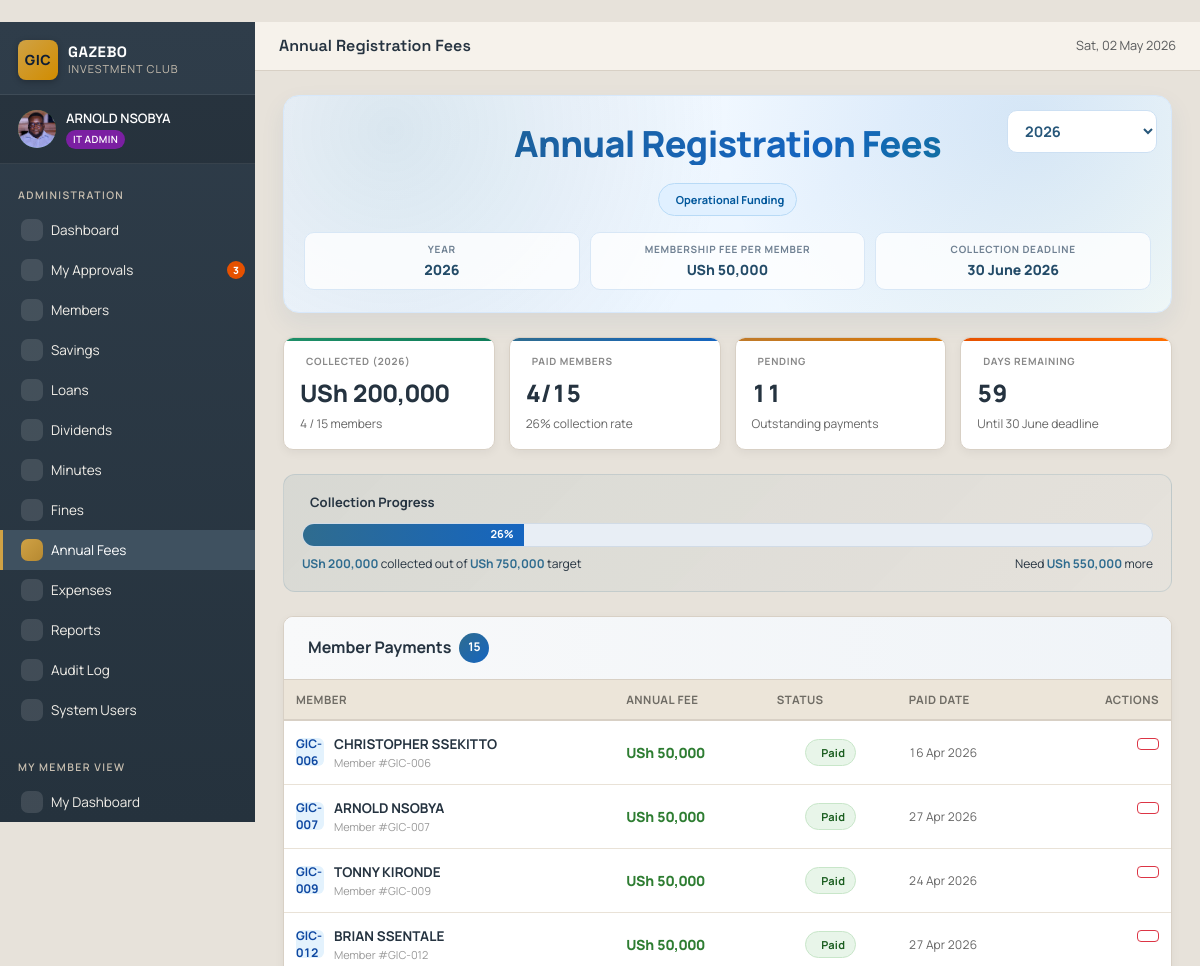
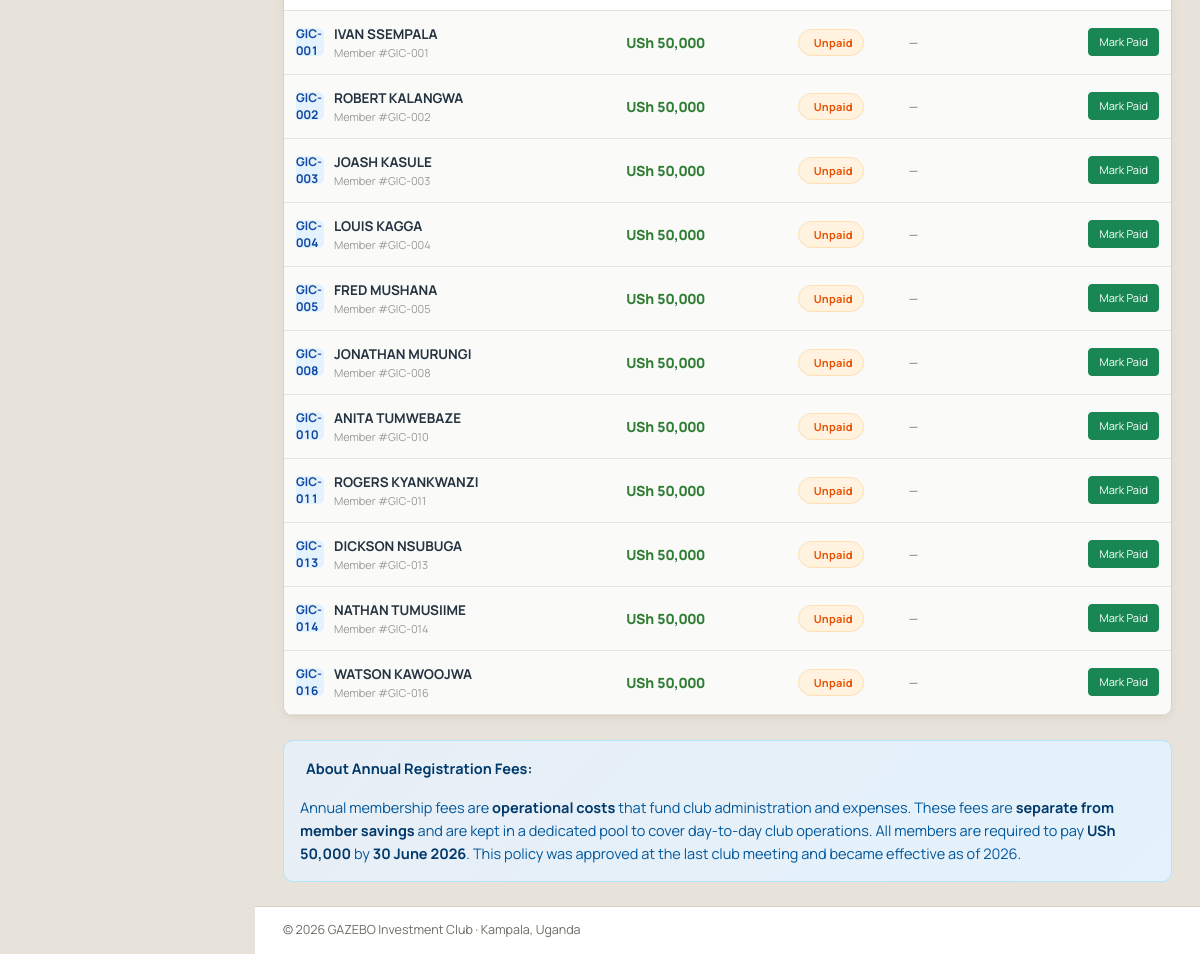
/admin/fees (signed in), run on an earlier commit of the app's database (2 pictures, top to bottom).
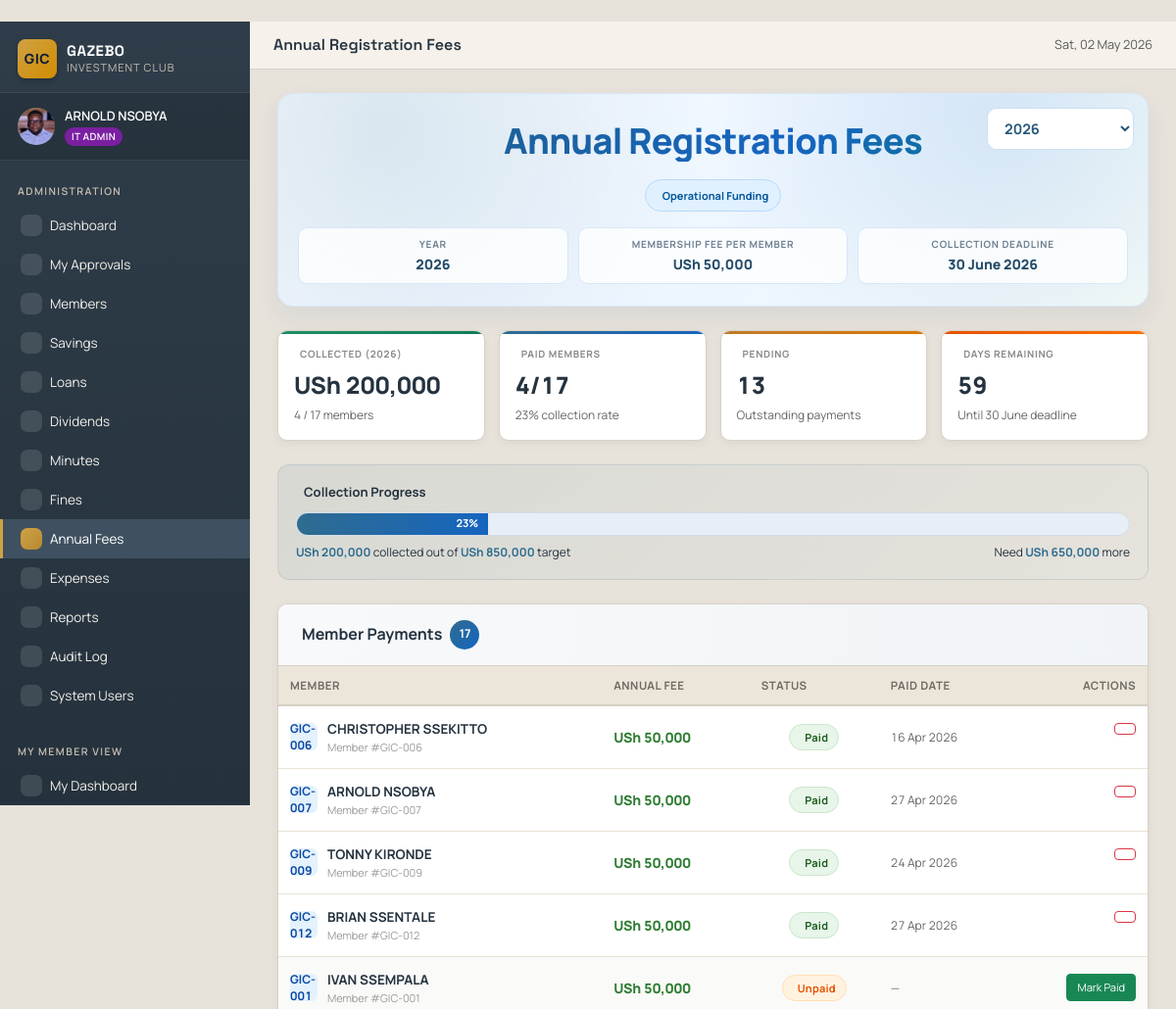
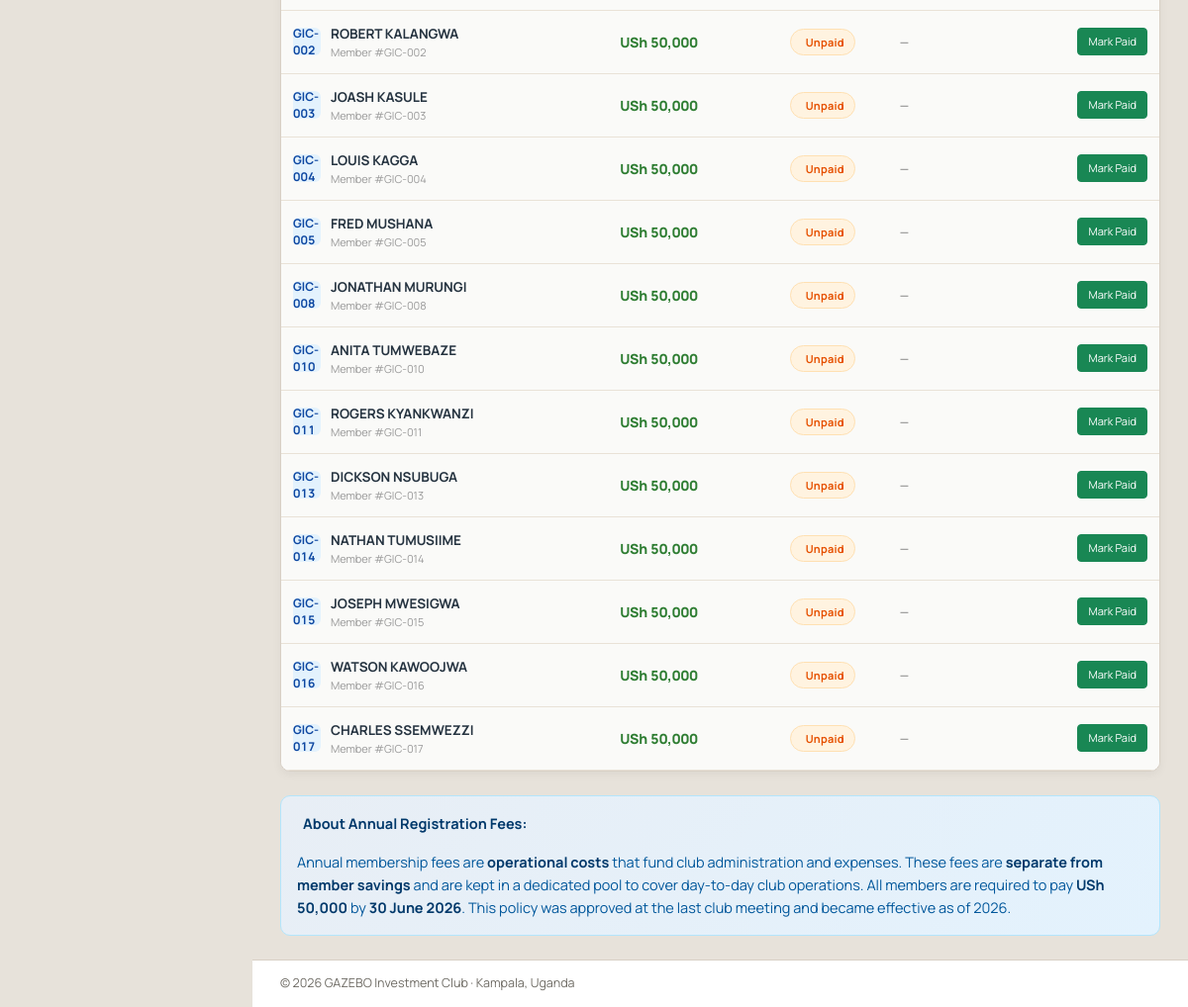
And on a later commit of the database (2 pictures, top to bottom).
### tables this page shows
CREATE TABLE annual_fees (
    id              INTEGER PRIMARY KEY AUTOINCREMENT,
    member_id       INTEGER NOT NULL,
    year            INTEGER NOT NULL,
    amount          INTEGER NOT NULL,
    status          TEXT DEFAULT 'Unpaid',  -- Paid / Unpaid
    paid_date       DATE,
    deadline        DATE,
    notes           TEXT,
    recorded_by     INTEGER,
    created_at      TIMESTAMP DEFAULT CURRENT_TIMESTAMP,
    FOREIGN KEY (member_id) REFERENCES members(id) ON DELETE CASCADE,
    FOREIGN KEY (recorded_by) REFERENCES users(id),
    UNIQUE (member_id, year)
);

CREATE TABLE members (
    id              INTEGER PRIMARY KEY AUTOINCREMENT,
    member_no       TEXT UNIQUE NOT NULL,         -- e.g. GIC-001
    full_name       TEXT NOT NULL,
    phone           TEXT,
    email           TEXT,
    national_id     TEXT,
    district        TEXT DEFAULT 'Kampala',
    address         TEXT,
    next_of_kin     TEXT,
    nok_phone       TEXT,
    role            TEXT NOT NULL DEFAULT 'MEMBER',
    join_date       DATE NOT NULL,
    status          TEXT DEFAULT 'Active',        -- Active / Inactive / Suspended
    photo_url       TEXT,
    notes           TEXT,
    created_at      TIMESTAMP DEFAULT CURRENT_TIMESTAMP,
    updated_at      TIMESTAMP DEFAULT CURRENT_TIMESTAMP
, surname TEXT, first_name TEXT, other_names TEXT, gender TEXT, date_of_birth DATE, nationality TEXT DEFAULT 'Ugandan', marital_status TEXT, tin TEXT, nid_copy_url TEXT, alt_phone TEXT, whatsapp_no TEXT, village_street TEXT, employment_status TEXT, occupation TEXT, employer_business TEXT, monthly_income REAL, monthly_contribution REAL DEFAULT 100000, preferred_pay_date INTEGER, mobile_money_no TEXT, bank_account_no TEXT, share_account_no TEXT, nok_relationship TEXT, nok_address TEXT, nid_copy_approved INTEGER DEFAULT 0, membership_form_url TEXT);

### admin_routes.py (the view)
@bp.route('/fees')
@admin_required
def fees_list():
    db = get_db()
    year = int(request.args.get('year') or date.today().year)
    rows = db.execute(
        """SELECT f.*, m.member_no, m.full_name
             FROM annual_fees f
             JOIN members m ON m.id = f.member_id
            WHERE f.year = ? ORDER BY m.member_no""",
        (year,),
    ).fetchall()
    paid_ids = {r['member_id'] for r in rows}
    pending = db.execute(
        "SELECT * FROM members WHERE status='Active' ORDER BY member_no"
    ).fetchall()
    pending = [m for m in pending if m['id'] not in paid_ids]
    deadline = date(year, 6, 30)
    days_remaining = max(0, (deadline - date.today()).days)
    return render_template('admin/fees_list.html', rows=rows, pending=pending,
                           year=year, fee_amount=Config.ANNUAL_FEE, days_remaining=days_remaining)

### database.py (called while the page is built)
def get_db():
    if 'db' not in g:
        g.db = sqlite3.connect(
            current_app.config['DATABASE_PATH'],
            detect_types=sqlite3.PARSE_DECLTYPES,
        )
        g.db.row_factory = sqlite3.Row
        g.db.execute("PRAGMA foreign_keys = ON;")
    return g.db

### utils.py (called while the page is built)
def fmt_money(amount, with_symbol=True):
    if amount is None:
        amount = 0
    try:
        amount = int(amount)
    except (ValueError, TypeError):
        return str(amount)
    formatted = f"{amount:,}"
    if with_symbol:
        return f"{Config.CURRENCY_SYMBOL} {formatted}"
    return formatted

### templates/admin/fees_list.html (shortened to what the changed rows need)
﻿{% extends "base.html" %}
{% block content %}
{% set total_collected = (rows|length) * fee_amount %}
{% set total_members = rows|length + pending|length %}
{% set collection_pct = (rows|length * 100 // total_members) if total_members > 0 else 0 %}
<div class="fees-header">
  <div class="fees-header-main">
    <h1> Annual Registration Fees</h1>
  </div>
</div>
<div class="stats-section">
  <div class="stat-card-fee success">
    <div class="stat-label-fee"> Collected ({{ year }})</div>
    <div class="stat-value-fee">{{ total_collected|money }}</div>
    <div class="stat-sub-fee">{{ rows|length }} / {{ total_members }} members</div>
  </div>
  <div class="stat-card-fee">
    <div class="stat-label-fee"> Paid Members</div>
    <div class="stat-value-fee">{{ rows|length }}/{{ total_members }}</div>
    <div class="stat-sub-fee">{{ collection_pct }}% collection rate</div>
  </div>
  <div class="stat-card-fee pending">
    <div class="stat-label-fee"> Pending</div>
    <div class="stat-value-fee">{{ pending|length }}</div>
    <div class="stat-sub-fee">Outstanding payments</div>
  </div>
</div>
<div class="progress-section">
  <div class="progress-bar-container">
    <div class="progress-bar-fill" style="width: {{ (collection_pct if collection_pct else 0) }}%">
      {% if collection_pct > 15 %}<span>{{ collection_pct }}%</span>{% endif %}
    </div>
  </div>
  <div class="progress-text">
    <span><strong>{{ total_collected|money }}</strong> collected out of <strong>{{ (total_members * fee_amount)|money }}</strong> target</span>
    <span>Need <strong>{{ ((total_members - rows|length) * fee_amount)|money }}</strong> more</span>
  </div>
</div>
<div class="members-table-section">
  <div class="table-header-enhanced">
    <h2> Member Payments <span class="member-count-badge">{{ total_members }}</span></h2>
  </div>
  {% if total_members > 0 %}
  <div class="table-responsive">
    <table class="fees-table">
      <thead>
        <tr>
          <th>Member</th>
          <th>Annual Fee</th>
          <th>Status</th>
          <th>Paid Date</th>
          <th style="text-align: right;">Actions</th>
        </tr>
      </thead>
      <tbody>
        {% for r in rows %}
        <tr>
          <td>
            <div class="member-badge-col">
              <div class="member-num-badge">{{ r.member_no }}</div>
              <div class="member-info-col">
                <strong>{{ r.full_name }}</strong>
                <small>Member #{{ r.member_no }}</small>
              </div>
            </div>
          </td>
          <td><div class="fee-amount-col">{{ r.amount|money }}</div></td>
          <td>
            <div class="status-badge-col">
              <span class="badge-paid"> Paid</span>
            </div>
          </td>
          <td><div class="date-paid-col">{{ r.paid_date|datefmt if r.paid_date else '-' }}</div></td>
          <td>
            <div class="actions-col">
              {% if session.role in ('IT_ADMIN', 'SECRETARY', 'TREASURER', 'CHAIRMAN') %}
              <form method="post" action="{{ url_for('admin.fees_delete', fee_id=r.id) }}" style="display:inline;" onsubmit="return confirm('Delete this payment record? This cannot be undone.');">
                <button type="submit" class="btn btn-sm btn-outline-danger" title="Delete payment record"></button>
              </form>
              {% else %}
              <span class="text-muted small fst-italic">Read only</span>
              {% endif %}
            </div>
          </td>
        </tr>
        {% endfor %}
        {% for m in pending %}
        <tr style="background: #fafaf8;">
          <td>
            <div class="member-badge-col">
              <div class="member-num-badge">{{ m.member_no }}</div>
              <div class="member-info-col">
                <strong>{{ m.full_name }}</strong>
                <small>Member #{{ m.member_no }}</small>
              </div>
            </div>
          </td>
          <td><div class="fee-amount-col">{{ fee_amount|money }}</div></td>
          <td>
            <div class="status-badge-col">
              <span class="badge-unpaid"> Unpaid</span>
            </div>
          </td>
          <td><div class="date-paid-col">—</div></td>
          <td>
            <div class="actions-col">
              {% if session.role in ('IT_ADMIN', 'SECRETARY', 'TREASURER', 'CHAIRMAN') %}
              <form method="post" action="{{ url_for('admin.fees_record') }}" style="margin: 0;">
                <button type="submit" class="btn btn-sm btn-success" title="Mark this member as paid"> Mark Paid</button>
              </form>
              {% else %}
              <span class="text-muted small fst-italic">Read only</span>
              {% endif %}
            </div>
          </td>
        </tr>
        {% endfor %}
      </tbody>
    </table>
  </div>
  {% else %}
  <div class="empty-state-fees">
    <div class="icon"><i class="ph ph-list"></i></div>
    <p><strong>No members found</strong></p>
    <p style="margin: 0;">There are no active members to record fees for this year.</p>
  </div>
  {% endif %}
</div>
{% endblock %}

### templates/base.html (shortened to what the changed rows need)
﻿<!doctype html>
<html lang="en">
<head>
  <link href="https://cdn.jsdelivr.net/npm/bootstrap@5.3.3/dist/css/bootstrap.min.css" rel="stylesheet">
  <link href="https://cdn.jsdelivr.net/npm/bootstrap-icons@1.11.3/font/bootstrap-icons.css" rel="stylesheet">
  <link rel="stylesheet" href="https://unpkg.com/@phosphor-icons/web@2.1.1/src/regular/style.css">
  <link rel="stylesheet" href="{{ url_for('static', filename='css/style.css') }}">
</head>
<body class="app-body">
  {% if session.user_id %}
  <div class="app-shell">
    <aside class="app-sidebar" id="sidebar">
      <nav class="app-nav">
        {% if ROLES[session.role].admin %}
          <a href="{{ url_for('admin.approvals') }}" class="nav-link {% if request.endpoint == 'admin.approvals' %}active{% endif %}" style="position:relative">
            <i class="ph ph-check-square"></i> My Approvals
            {% if pending_approvals_count %}
            <span class="nav-badge-exp" style="background:#dc2626">{{ pending_approvals_count }}</span>
            {% elif unread_notifications_count %}
            <span class="nav-badge-exp">{{ unread_notifications_count }}</span>
            {% endif %}
          </a>
        {% endif %}
      </nav>
    </aside>
    <div class="app-content">
      <main class="app-main">
        {% block content %}{% endblock %}
      </main>
    </div>
  </div>
  {% else %}
    {% block auth_content %}{% endblock %}
  {% endif %}
</body>
</html>

What changed in the data, as far as the page shows it:
added members: member_no "GIC-015", full_name "JOSEPH MWESIGWA", fee_amount "USh 50,000"
added members: member_no "GIC-017", full_name "CHARLES SSEMWEZZI", fee_amount "USh 50,000"
Also different on the page:
{{ total_members }}: "15" → "17"
{{ collection_pct }}: "26" → "23"
{{ pending|length }}: "11" → "13"
{{ (collection_pct if collection_pct else 0) }}: 26 → 23 (drawn)
{{ (total_members * fee_amount)|money }}: "USh 750,000" → "USh 850,000"
{{ ((total_members - rows|length) * fee_amount)|money }}: "USh 550,000" → "USh 650,000"
{{ unread_notifications_count }}: "3" → (not shown)
